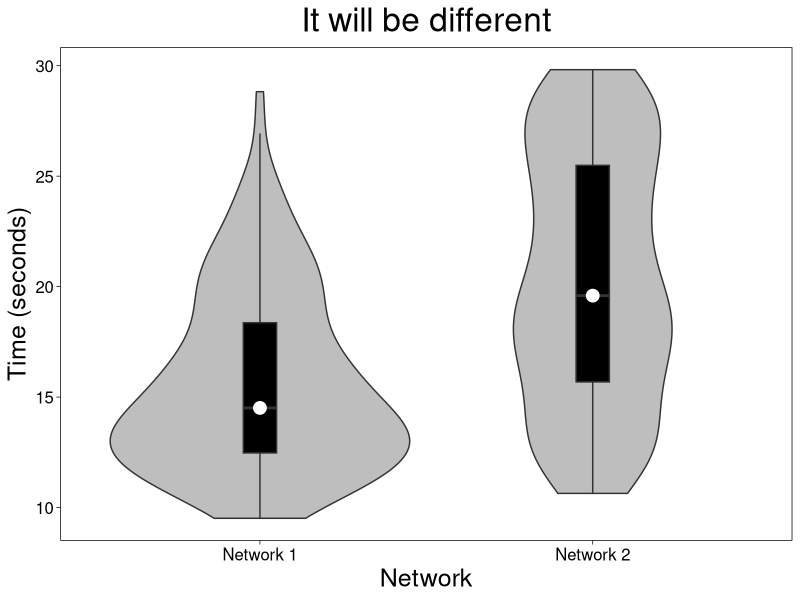

This figure's R source:
## ---- chunk 1
library(knitr)     # This package is necessary for this type of document (.Rmd).
library(tidyverse) # This will load all of the packages we need (ggplot2, dplyr).
## ---- chunk 2
opts_chunk$set(echo = TRUE) # prints the code chunks by default. We turn this
                            # behaviour off by calling 'echo = FALSE' in the 
                            # header of the code chunk.
## ---- chunk 3
disc.dat1 <- read.delim("data/Discovery_time.txt", # fileloc
                        header = FALSE, # no header
                        col.names = "Seconds") # label the column
disc.dat1$Network = factor(c("Network 1")) # Add a column called 'Network' with the network name
disc.dat1$Seconds = disc.dat1$Seconds/1000 # convert to seconds

disc.dat2 <- data.frame("Seconds" = sample(10000:30000, 160, replace=T)) 
disc.dat2$Network = factor(c("Network 2")) # Add a column called 'Network' with the network name
disc.dat2$Seconds = disc.dat2$Seconds/1000 # convert to seconds
## ---- chunk 4
data = rbind(disc.dat1, # Binds the data together by row (hence 'r'bind).
             disc.dat2) # add each dataset here.
## ---- chunk 5
med.data = data %>%                   # Creates new object as a copy
  group_by(Network) %>%               # Groups by the network
  summarise(Median = median(Seconds)) # Returns the median value for each.
## ---- chunk 6
# Create the ggplot object called 'p'

p <-  ggplot(data = data,         # our combined data
             aes(x = Network,     # networks on the x axis
                 y = Seconds,     # Seconds on the y axis
                 group = Network) # plots each network individually
             ) +
  
      # Call each plot
      geom_violin(position = "dodge",   # Ignore
                  fill = "grey") +      # colour of violin
      geom_boxplot(width= 0.1,          # Width of the boxplot
                   outlier.colour = NA, # Outliers not plotted
                   position = "dodge",  # Ignore
                   fill = "black") +    # colour of box
      
      # plot the Median points
      geom_point(data = med.data,  # the median data
                 aes(x = Network,  # Networks on the x axis (same as above).
                     y = Median),  # the Median value on the y axis.
                 colour = "white", # colour of the dot
                 size = 4) +       # size of the dot
      
      # formatting options
      
      theme_linedraw() + # a basic ggplot theme
      
      labs(y = "Time (seconds)",              # y axis label
           x = "Network",                     # x axis label
           title = "It will be different") +  # Main title
      
      theme(axis.text = element_text(size=12),      # x / y axis label sizes
            axis.title = element_text(size = 18),   # x / y axis title sizes
            plot.title = element_text(size = 24,    # Main title size
                                      hjust = 0.5), # Centre main title
            panel.grid = element_blank())           # Removes all gridlines
## ---- chunk 7
p
